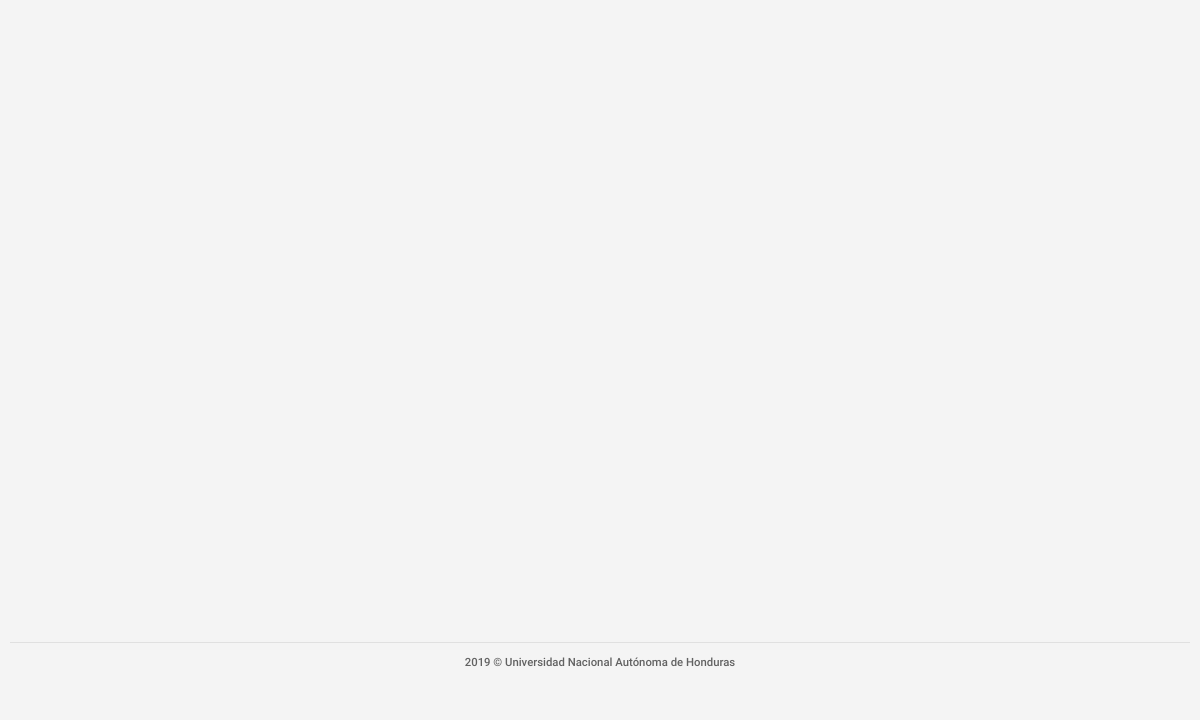
Page /consultar_progreso.php (signed in) on the earlier database version.
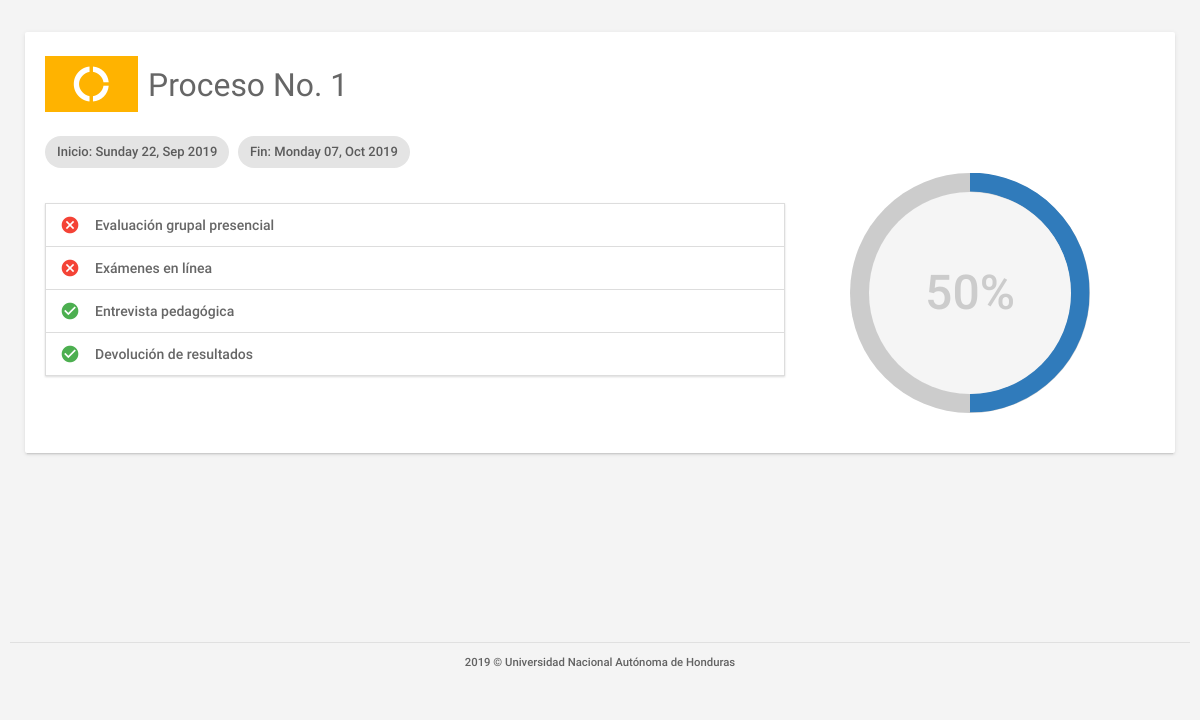
Same page on the later database version.
### tables this page shows
CREATE TABLE IF NOT EXISTS `tbl_control_de_procesos` (
  `idcontrolprocesos` INT NOT NULL AUTO_INCREMENT,
  `porcentaje` INT NULL,
  `etapa1` BOOLEAN NULL,
  `etapa2` BOOLEAN NULL,
  `etapa3` BOOLEAN NULL,
  `etapa4` BOOLEAN NULL,
  `idEstudiante` INT NOT NULL,
  `idprocesos` INT NOT NULL,
  PRIMARY KEY (`idcontrolprocesos`),
  CONSTRAINT `fk_tbl_control_de_procesos_tbl_estudiantes1`
    FOREIGN KEY (`idEstudiante`)
    REFERENCES `tbl_estudiantes` (`idEstudiante`)
    ON DELETE NO ACTION
    ON UPDATE NO ACTION,
  CONSTRAINT `fk_tbl_control_de_procesos_tbl_procesos1`
    FOREIGN KEY (`idprocesos`)
    REFERENCES `tbl_procesos` (`idprocesos`)
    ON DELETE NO ACTION
    ON UPDATE NO ACTION);

CREATE TABLE IF NOT EXISTS `tbl_procesos` (
  `idprocesos` INT NOT NULL,
  `fechainicio` DATETIME NULL,
  `fechafinal` DATETIME NULL,
  `fechainiciotestlinea` DATETIME NULL,
  `fechafinaltestlinea` DATETIME NULL,
  `urltestlinea1` VARCHAR(300) NULL,
  `urltestline2` VARCHAR(300) NULL,
  `clavetest` VARCHAR(100) NULL,
  `fechainicioentrevista` DATETIME NULL,
  `fechafinentrevista` DATETIME NULL,
  `fechainiciodevuelveresultado` DATETIME NULL,
  `fechafindevuelveresultado` DATETIME NULL,
  `estado` VARCHAR(45) NULL,
  PRIMARY KEY (`idprocesos`));

### assets/clases/class_conexion.php (called while the page is built, shortened)
<?php
	class Conexion{
		private $usuario = "root";
		private $contraseña = "oracle123";
		private $host = "localhost";
		private $baseDatos = "db_formacion";
		private $puerto = "3306";
		private $link;
		public function establecerConexion(){
			$this->link = mysqli_connect($this->host,$this->usuario,$this->contraseña,$this->baseDatos,$this->puerto);
			$this->link->set_charset("utf8");
		}
		public function ejecutarInstruccion($sql){
			return mysqli_query($this->link, $sql);
		}
	}
?>

### consultar_progreso.php (the view, shortened to what the changed rows need)
<?php
    require('./assets/clases/class_conexion.php');
    $mysql = new Conexion();
    $sql = sprintf("
    SELECT * FROM tbl_control_de_procesos
    LEFT JOIN tbl_procesos
    ON tbl_control_de_procesos.idprocesos = tbl_procesos.idprocesos
    where tbl_control_de_procesos.idEstudiante = '%s'
    ORDER by tbl_procesos.fechafindevuelveresultado DESC
    ",$_SESSION["idPersona"]);
    $query=$mysql->ejecutarInstruccion($sql);
?>
<!DOCTYPE html>
<html lang="es">
<head>
    <link type="text/css" rel="stylesheet" href="assets/plugins/materialize/css/materialize.min.css" />
    <link href="assets/css/materialize_Icons.css" rel="stylesheet">
    <link href="assets/css/alpha.css" rel="stylesheet" type="text/css" />
    <link href="assets/css/custom.css" rel="stylesheet" type="text/css" />
    <link href="assets/css/gestionar_Usuarios.css" rel="stylesheet" type="text/css">
    <link href="assets/plugins/sweetalert/sweetalert.css" rel="stylesheet" type="text/css" />
    <link href="assets/plugins/material-preloader/css/materialPreloader.min.css" rel="stylesheet">
    <link href="assets/plugins/Circle Progress/circleProgressBar.css" rel="stylesheet">
    <link href="assets/css/consultar_progreso.css" rel="stylesheet">
</head>
<body>
    <div class="mn-content">
        <main class="mn-inner">
            <div class="row">
                <?php
                while($datos = mysqli_fetch_array($query))
                {
            ?>
                <div class="col s12 m12" style="padding: 0px;">
                    <div class="card">
                        <div class="card-content">
                            <div class="row valign-wrapper">
                                <div class="col s3 m1 amber darken-1 phase_icon valign-wrapper" style="height:4rem;">
                                    <i class="material-icons white-text center"
                                        style="width: 100%;font-size:3rem;">donut_large</i>
                                </div>
                                <div class="col s9 m11 valign-wrapper">
                                    <h4>Proceso No. <?php echo $datos['idprocesos']?></h4>
                                </div>
                            </div>
                            <div class="chip">
                                Inicio: <?php
                                    $string = $datos['fechainicio'];
                                    $date = DateTime::createFromFormat("Y-m-d H:i:s", $string);
                                    echo strftime("%A %d, %b %Y",$date->getTimestamp());
                                ?>
                            </div>
                            <div class="chip">
                                Fin: <?php
                                    $string = $datos['fechafindevuelveresultado'];
                                    $date = DateTime::createFromFormat("Y-m-d H:i:s", $string);
                                    echo strftime("%A %d, %b %Y",$date->getTimestamp());
                                ?>
                            </div>
                            <div class="row valign-wrapper">
                                <div class="col s12 m7 l8" style="padding: 0px;">
                                    <ul class="collapsible" data-collapsible="accordion">
                                        <li>
                                            <div class="collapsible-header">
                                                <i
                                                    class="material-icons <?php echo $datos['etapa1'] ? "green-text":"red-text"; ?>">
                                                </i>
                                                Evaluación grupal presencial
                                            </div>
                                        </li>
                                        <li>
                                            <div class="collapsible-header">
                                                <i
                                                    class="material-icons <?php echo $datos['etapa2'] ? "green-text":"red-text"; ?>">
                                                </i>
                                                Exámenes en línea
                                            </div>
                                        </li>
                                        <li>
                                            <div class="collapsible-header">
                                                <i
                                                    class="material-icons <?php echo $datos['etapa3'] ? "green-text":"red-text"; ?>">
                                                </i>
                                                Entrevista pedagógica
                                            </div>
                                        </li>
                                        <li>
                                            <div class="collapsible-header">
                                                <i
                                                    class="material-icons <?php echo $datos['etapa4'] ? "green-text":"red-text"; ?>">
                                                </i>
                                                Devolución de resultados
                                            </div>
                                        </li>
                                    </ul>
                                </div>
                                <div class="col s12 m5 l4">
                                    <div class="c100 p<?php echo $datos['porcentaje']?> big center">
                                        <span><?php echo $datos['porcentaje']?>%</span>
                                    </div>
                                </div>
                            </div>
                        </div>
                    </div>
                </div>
                <?php
                }
            ?>
            </div>
        </main>
    </div>
</body>
</html>

Differences in the rows shown:
added tbl_control_de_procesos: idprocesos.idprocesos "1", idprocesos.fechainicio "Sunday 22, Sep 2019", idprocesos.fechafindevuelveresultado "Monday 07, Oct 2019", etapa1 0 (drawn), etapa2 0 (drawn), etapa3 1 (drawn), etapa4 1 (drawn), porcentaje "50"
